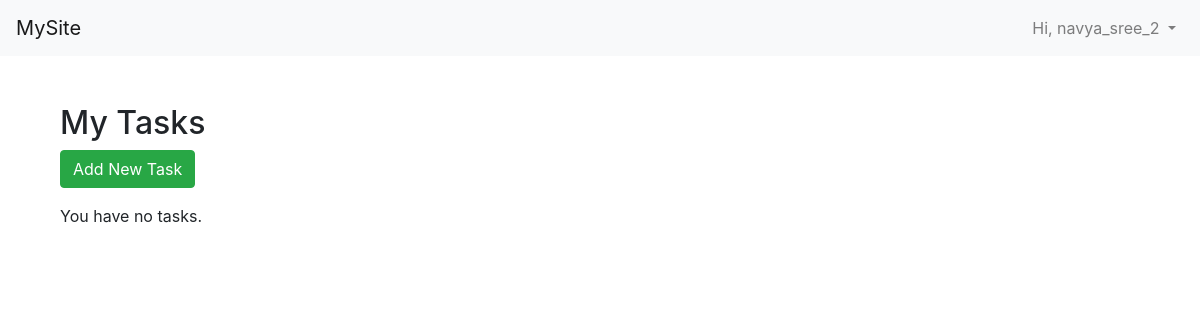
Page /tasks/ (signed in) on the earlier database version.
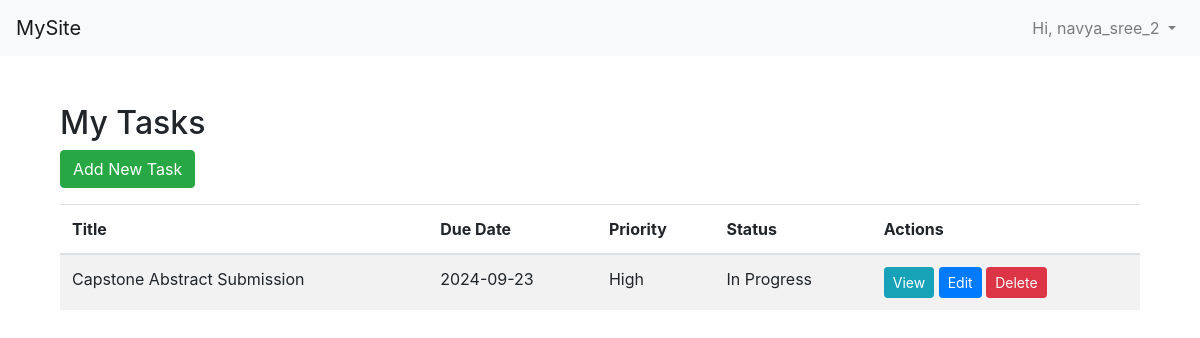
Same page on the later database version.
### tasks/models.py (models this page shows, shortened)
class Task(models.Model):
    PRIORITY_CHOICES = [
        ('L', 'Low'),
        ('M', 'Medium'),
        ('H', 'High'),
    ]
    STATUS_CHOICES = [
        ('P', 'Pending'),
        ('IP', 'In Progress'),
        ('C', 'Completed'),
    ]
    user = models.ForeignKey(User, on_delete=models.CASCADE)
    title = models.CharField(max_length=200)
    description = models.TextField(blank=True)
    due_date = models.DateField(null=True, blank=True)
    priority = models.CharField(max_length=1, choices=PRIORITY_CHOICES, default='M')
    status = models.CharField(max_length=2, choices=STATUS_CHOICES, default='P')
    category = models.ForeignKey(Category, null=True, on_delete=models.SET_NULL)
    created_at = models.DateTimeField(auto_now_add=True)

### tasks/views.py (the view)
# urls.py: path('tasks/', views.task_list, name='task_list'),
@login_required
def task_list(request):
    category_id = request.GET.get('category', None)
    if category_id:
        tasks = Task.objects.filter(user=request.user, category_id=category_id).order_by('due_date')
    else:
        tasks = Task.objects.filter(user=request.user).order_by('due_date')
    categories = Category.objects.all()
    return render(request, 'tasks/task_list.html', {'tasks': tasks, 'categories': categories})

### tasks/templates/tasks/task_list.html (shortened to what this page needs)
{% extends 'dashboard.html' %}
{% block content %}
<div class="container mt-5">
    <h2>My Tasks</h2>
    <a href="{% url 'task_create' %}" class="btn btn-success mb-3">Add New Task</a>
    {% if tasks %}
        <table class="table table-striped">
            <thead>
                <tr>
                    <th>Title</th>
                    <th>Due Date</th>
                    <th>Priority</th>
                    <th>Status</th>
                    <th>Actions</th>
                </tr>
            </thead>
            <tbody>
                {% for task in tasks %}
                <tr>
                    <td>{{ task.title }}</td>
                    <td>{{ task.due_date|date:"Y-m-d" }}</td>
                    <td>{{ task.get_priority_display }}</td>
                    <td>{{ task.get_status_display }}</td>
                    <td>
                        <a href="{% url 'task_detail' task.pk %}" class="btn btn-info btn-sm">View</a>
                        <a href="{% url 'task_update' task.pk %}" class="btn btn-primary btn-sm">Edit</a>
                        <a href="{% url 'task_delete' task.pk %}" class="btn btn-danger btn-sm">Delete</a>
                    </td>
                </tr>
                {% endfor %}
            </tbody>
        </table>
    {% else %}
        <p>You have no tasks.</p>
    {% endif %}
</div>
{% endblock %}

Differences in the rows shown:
added Task: title "Capstone Abstract Submission", due_date "2024-09-23", priority "High", status "In Progress"
Other differences:
text no longer shown: "You have no tasks."
text now shown: "Title Due Date Priority Status Actions"
